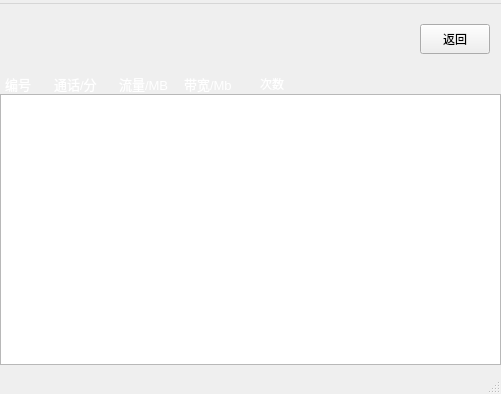
<?xml version="1.0" encoding="UTF-8"?>
<ui version="4.0">
 <class>admin_wanted</class>
 <widget class="QMainWindow" name="admin_wanted">
  <property name="geometry">
   <rect>
    <x>0</x>
    <y>0</y>
    <width>501</width>
    <height>394</height>
   </rect>
  </property>
  <property name="windowTitle">
   <string>用户意向套餐</string>
  </property>
  <widget class="QWidget" name="centralwidget">
   <widget class="QPushButton" name="pushButton_back">
    <property name="geometry">
     <rect>
      <x>420</x>
      <y>20</y>
      <width>70</width>
      <height>30</height>
     </rect>
    </property>
    <property name="text">
     <string>返回</string>
    </property>
   </widget>
   <widget class="QLabel" name="label">
    <property name="geometry">
     <rect>
      <x>5</x>
      <y>70</y>
      <width>40</width>
      <height>20</height>
     </rect>
    </property>
    <property name="font">
     <font>
      <pointsize>10</pointsize>
     </font>
    </property>
    <property name="styleSheet">
     <string notr="true">
color: rgb(255, 255, 255);</string>
    </property>
    <property name="text">
     <string>编号</string>
    </property>
   </widget>
   <widget class="QLabel" name="label_3">
    <property name="geometry">
     <rect>
      <x>54</x>
      <y>70</y>
      <width>51</width>
      <height>20</height>
     </rect>
    </property>
    <property name="font">
     <font>
      <pointsize>10</pointsize>
     </font>
    </property>
    <property name="styleSheet">
     <string notr="true">color: rgb(255, 255, 255);</string>
    </property>
    <property name="text">
     <string>通话/分</string>
    </property>
   </widget>
   <widget class="QLabel" name="label_4">
    <property name="geometry">
     <rect>
      <x>119</x>
      <y>70</y>
      <width>61</width>
      <height>20</height>
     </rect>
    </property>
    <property name="font">
     <font>
      <pointsize>10</pointsize>
     </font>
    </property>
    <property name="styleSheet">
     <string notr="true">color: rgb(255, 255, 255);</string>
    </property>
    <property name="text">
     <string>流量/MB</string>
    </property>
   </widget>
   <widget class="QLabel" name="label_5">
    <property name="geometry">
     <rect>
      <x>184</x>
      <y>70</y>
      <width>51</width>
      <height>20</height>
     </rect>
    </property>
    <property name="font">
     <font>
      <pointsize>10</pointsize>
     </font>
    </property>
    <property name="styleSheet">
     <string notr="true">color: rgb(255, 255, 255);</string>
    </property>
    <property name="text">
     <string>带宽/Mb</string>
    </property>
   </widget>
   <widget class="QListWidget" name="listWidget">
    <property name="geometry">
     <rect>
      <x>0</x>
      <y>90</y>
      <width>501</width>
      <height>271</height>
     </rect>
    </property>
   </widget>
   <widget class="QLabel" name="label_6">
    <property name="geometry">
     <rect>
      <x>440</x>
      <y>340</y>
      <width>51</width>
      <height>21</height>
     </rect>
    </property>
    <property name="font">
     <font>
      <pointsize>10</pointsize>
     </font>
    </property>
    <property name="styleSheet">
     <string notr="true">color: rgb(255, 255, 255);</string>
    </property>
    <property name="text">
     <string>宽带</string>
    </property>
   </widget>
   <widget class="QLabel" name="label_2">
    <property name="geometry">
     <rect>
      <x>260</x>
      <y>70</y>
      <width>50</width>
      <height>20</height>
     </rect>
    </property>
    <property name="styleSheet">
     <string notr="true">color: rgb(255, 255, 255);</string>
    </property>
    <property name="text">
     <string>次数</string>
    </property>
   </widget>
   <widget class="QLabel" name="logo">
    <property name="geometry">
     <rect>
      <x>0</x>
      <y>0</y>
      <width>181</width>
      <height>71</height>
     </rect>
    </property>
    <property name="styleSheet">
     <string notr="true">border-image: url(:/logo.jpg);</string>
    </property>
    <property name="text">
     <string/>
    </property>
   </widget>
  </widget>
  <widget class="QMenuBar" name="menubar">
   <property name="geometry">
    <rect>
     <x>0</x>
     <y>0</y>
     <width>501</width>
     <height>17</height>
    </rect>
   </property>
   <widget class="QMenu" name="menu">
    <property name="title">
     <string/>
    </property>
   </widget>
   <addaction name="menu"/>
  </widget>
  <widget class="QStatusBar" name="statusbar"/>
 </widget>
 <resources/>
 <connections/>
</ui>
